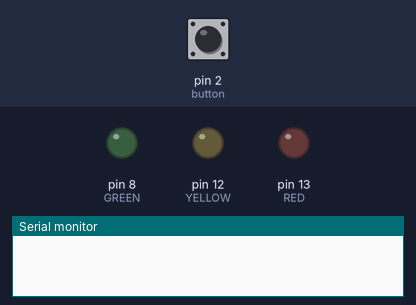
Simulated run of this sketch. Board: Arduino Uno, built with avr-gcc and run on an emulated ATmega328P. On the bench: output pins drawn as LEDs (lit = HIGH), the last lines printed to the serial monitor. The inputs (shaded band) are chosen by the test bench; at power-on: pin 2 (button) LOW.

Above: at 1.2 s.
1.3 s: pin 2 (button) pulled HIGH for 0.15 s
At 1.6 s:
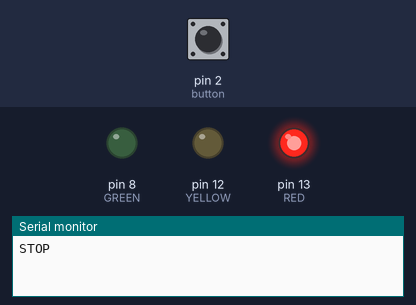
At 6.6 s:
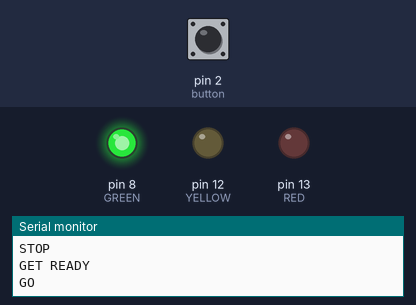
7.4 s: pin 2 (button) pulled HIGH for 1 s
At 11.2 s:
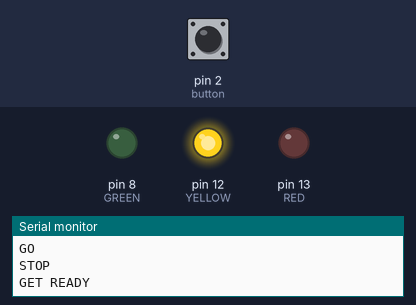
Timing chart, 0 to 16.8 s (numbered marks = the images above; inputs shaded):
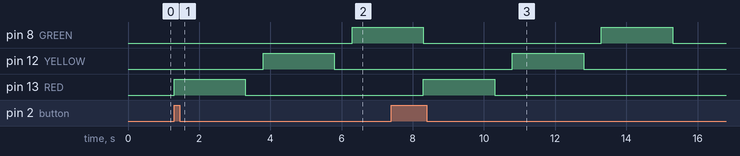

Measured:
- after the input at 1.3 s, pin 8 (GREEN): LOW → HIGH after 5.0 s; pin 12 (YELLOW): LOW → HIGH after 2.5 s, → LOW 2.0 s later; pin 13 (RED): LOW → HIGH at once, → LOW 2.0 s later
- after the input at 7.4 s, pin 12 (YELLOW): LOW → HIGH after 3.4 s, → LOW 2.0 s later; pin 13 (RED): LOW → HIGH after 0.90 s, → LOW 2.0 s later

The sketch:

traffic_lights.ino
```cpp
int buttonState = 0;
const int button=2;

#define RED 13
#define YELLOW 12
#define GREEN 8

void setup()
{
  pinMode(RED, OUTPUT);
  pinMode(GREEN, OUTPUT);
  pinMode(YELLOW, OUTPUT);
  pinMode(button, INPUT);
  Serial.begin(9600);
}

void loop ()
{
  buttonState = digitalRead(button);
  if (buttonState == 1) {
    digitalWrite(RED, HIGH);
    Serial.print("STOP\n");
    delay(2000);
    digitalWrite(RED, LOW);
    delay(500);

    digitalWrite(YELLOW, HIGH);
    Serial.print("GET READY\n");
    delay(2000);
    digitalWrite(YELLOW, LOW);
    delay(500);

    digitalWrite(GREEN, HIGH);
    Serial.print("GO\n");
    delay(2000);
    digitalWrite(GREEN, LOW);
  }
}
```
